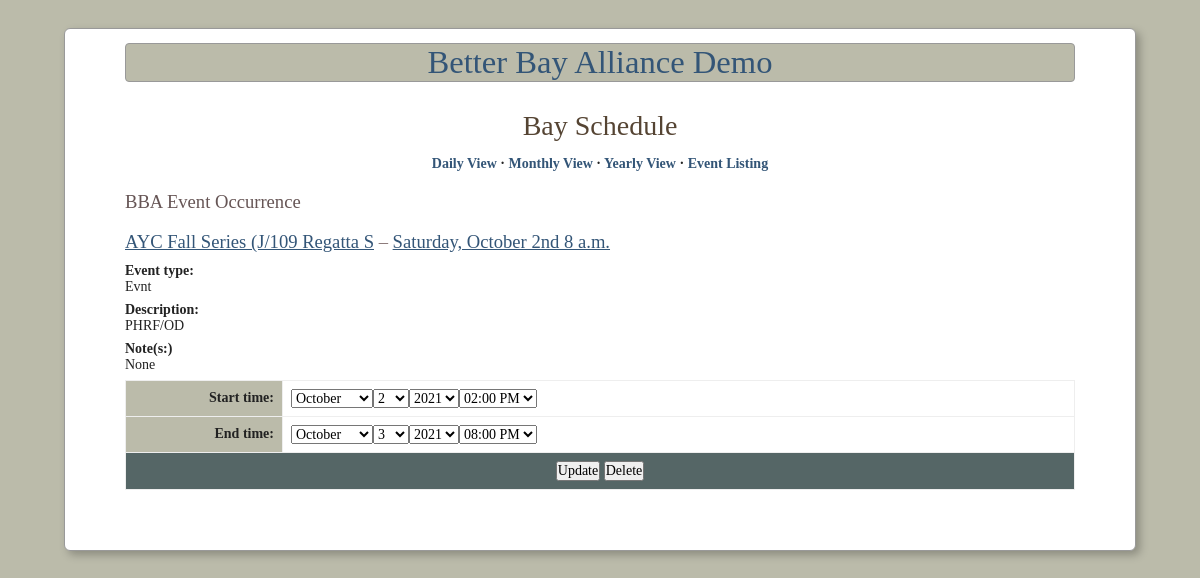
The app's page /bba/events/40/52/ (signed in) with its own data.
### betterbay/models.py (models this page shows, shortened)
class Occurrence(models.Model):
    start_time = models.DateTimeField(_('start time'))
    end_time = models.DateTimeField(_('end time'))
    event = models.ForeignKey(
        Event,
        verbose_name=_('event'),
        editable=False,
        on_delete=models.CASCADE
    )
    notes = GenericRelation(Note, verbose_name=_('notes'))
    objects = OccurrenceManager()
    class Meta:
        verbose_name = _('occurrence')
        verbose_name_plural = _('occurrences')
        ordering = ('start_time', 'end_time')
        base_manager_name = 'objects'
    @property
    def title(self):
        return self.event.title

class Event(models.Model):
    title = models.CharField(_('title'), max_length=32)
    description = models.CharField(_('description'), max_length=100)
    location = models.CharField(_('location'), default='', max_length=100)
    event_type = models.ForeignKey(
        EventType,
        verbose_name=_('event type'),
        on_delete=models.CASCADE
    )
    notes = GenericRelation(Note, verbose_name=_('notes'))
    class Meta:
        verbose_name = _('event')
        verbose_name_plural = _('events')
        ordering = ('title',)
    def get_absolute_url(self):
        return reverse('bba-event', args=[str(self.id)])

class EventType(models.Model):
    abbr = models.CharField(_('abbreviation'), max_length=4, unique=True)
    label = models.CharField(_('label'), max_length=50)
    class Meta:
        verbose_name = _('event type')
        verbose_name_plural = _('event types')
    def __str__(self):
        return self.label

### betterbay/views_swingtime.py (the view)
# urls.py: url(r'^events/(\d+)/(\d+)/$', views_swingtime.occurrence_view, name='bba-occurrence'),
@login_required
def occurrence_view(
    request,
    event_pk,
    pk,
    template='occurrence_detail.html',
    form_class=forms.SingleOccurrenceForm
):
    occurrence = get_object_or_404(Occurrence, pk=pk, event__pk=event_pk)
    if request.method == 'POST':
        if '_update' in request.POST:
            form = form_class(request.POST, instance=occurrence)
            if form.is_valid():
                form.save()
                return http.HttpResponseRedirect(request.path)
        elif '_delete' in request.POST:
            occurrence.delete()
            return http.HttpResponseRedirect('/bba/events')
    else:
        form = form_class(instance=occurrence)
    return render(request, template, {'occurrence': occurrence, 'form': form})

### betterbay/forms.py
class SingleOccurrenceForm(forms.ModelForm):
    start_time = forms.SplitDateTimeField(widget=SplitDateTimeWidget)
    end_time = forms.SplitDateTimeField(widget=SplitDateTimeWidget)
    class Meta:
        model = Occurrence
        fields = "__all__"

### betterbay/forms.py (called while the page is built)
    def decompress(self, value):
        if value:
            value = to_current_timezone(value)
            return [value.date(), value.time().replace(microsecond=0)]
        return [None, None]

### betterbay/templates/occurrence_detail.html (shortened to what this page needs)
{% extends "baseCALENDAR.html" %}
{% block main_content %}
     <h3>BBA Event Occurrence</h3>
     <h4>
         <a href="{{ occurrence.event.get_absolute_url }}">{{ occurrence.title }}</a>
         &ndash;
         {% with occurrence.start_time as st  %}
         <a href="{% url 'bba-daily-view' st.year st.month st.day %}">
            {{ st|date:"l, F jS P" }}</a>
        </h4>
        {% endwith %}
     <dl>
         <dt>Event type:</dt>
         <dd>{{ occurrence.event.event_type }}</dd>
         <dt>Description:</dt>
         <dd>{{ occurrence.event.description|default:"None" }}</dd>
         <dt>Note(s:)</dt>
         <dd>
             {% with occurrence.event.notes.all as notes %}
             {% if notes %}
             <ul>
                 {% for note in notes %}
                 <li>{{ note }}</li>
                 {% endfor %}
             </ul>
             {% else %}None
             {% endif %}
             {% endwith %}
         </dd>
     </dl>
     <form action="" method="post">{% csrf_token %}
     <table>
         <tfoot>
             <tr>
                 <td colspan="2">
                     <input type="submit" name="_update" value="Update" />
                     <input type="submit" name="_delete" value="Delete" /></td>
             </tr>
         </tfoot>
         <tbody>
             {{ form }}
         </tbody>
     </table>
     </form>
{% endblock %}

### betterbay/templates/baseCALENDAR.html (style rules this page uses)
* { margin: 0; padding: 0; font-weight: inherit; font-style: inherit; font-size: 100%; font-family: inherit; }
h3 { font-size: 1.66em; color: #655; font-size: 1.33em; margin: 1em 0 .5em; }
h4 { font-size: 1.33em; color: #877; font-size: 1.33em; margin: 1em 0 .5em; }
a { color: #357; }
table { border-collapse: collapse; border-spacing: 0; }
caption, th, td { text-align: left; }
th, td { padding: 4px; border: 1px solid #eee; }
th { font-weight: bold; background-color: #bba; }
body { font-size: 14px; background-color: #bba; padding: 1em 2em; }
dt { font-weight: bold; }
dd { margin-bottom: .5em; }
form table { width: 100%; border: 1px solid #aaa; }
form table th, form table td { padding: 8px; }
form table th { text-align: right; width: 10em; }
form tfoot td { text-align: center; background-color: #566; }

### records on screen
Occurrence: title "AYC Fall Series (J/109 Regatta S", start_time "Saturday, October 2nd 8 a.m.", event.event_type "Evnt", event.description "PHRF/OD"
